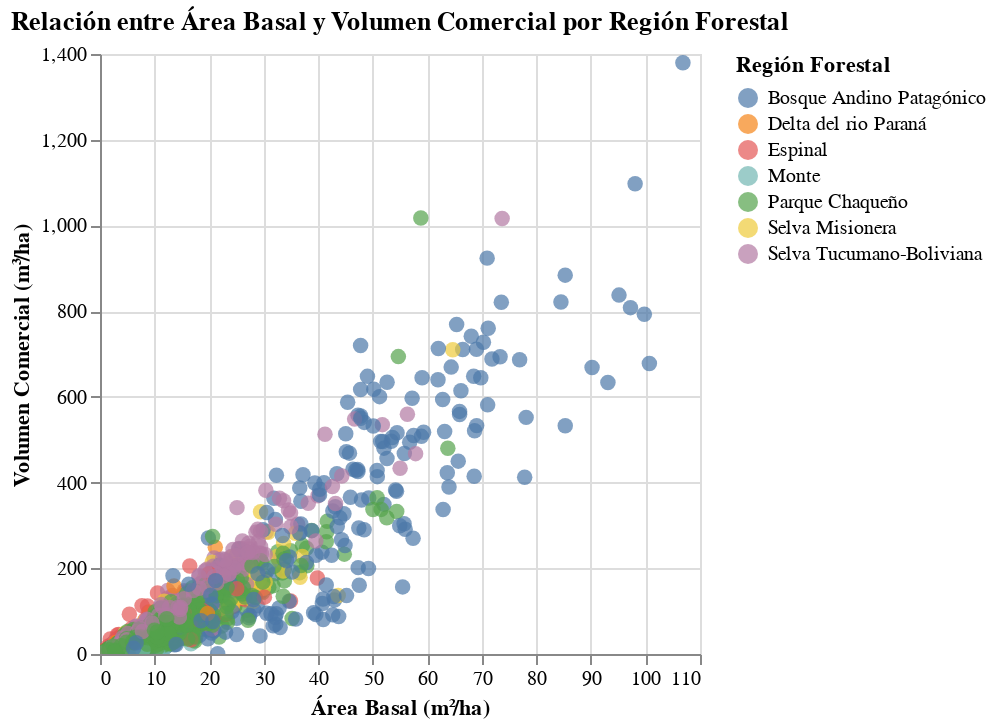

The cell this chart's notebook holds for it:
### Markdown cell above
### ==========================================================================
### Segmento especial de ejemplo con formato accesible para usuarios con discapacidad visual:
### =============================================================================

### Code cell
import altair as alt
from IPython.display import Markdown, Audio
from gtts import gTTS

# ejemplo, uso las columnas 'REGION_NOMBRE', 'VOL_M3_HA', 'AREA_BASAL_UM_HA', 'CANTIDAD_IND_VIVOS_HA'
df = df_general_c[['REGION_NOMBRE', 'VOL_M3_HA', 'AREA_BASAL_UM_HA', 'CANTIDAD_IND_VIVOS_HA']].dropna()

# Creamos gráfico accesible con Altair
chart = alt.Chart(df).mark_circle(size=60).encode(
    x=alt.X('AREA_BASAL_UM_HA', title='Área Basal (m²/ha)'),
    y=alt.Y('VOL_M3_HA', title='Volumen Comercial (m³/ha)'),
    color=alt.Color('REGION_NOMBRE', title='Región Forestal'),
    tooltip=['REGION_NOMBRE', 'VOL_M3_HA', 'AREA_BASAL_UM_HA', 'CANTIDAD_IND_VIVOS_HA']
).properties(
    title='Relación entre Área Basal y Volumen Comercial por Región Forestal',
    description='Cada punto representa una unidad de muestreo forestal. El eje X muestra el área basal, y el eje Y el volumen comercial. Los colores indican distintas regiones forestales.'
).interactive()

chart.display()

# Resumen narrativo textual
media_vol = df['VOL_M3_HA'].mean()
media_area = df['AREA_BASAL_UM_HA'].mean()
media_individuos = df['CANTIDAD_IND_VIVOS_HA'].mean()

resumen = f"""
### Resumen accesible de datos forestales:

- El **volumen comercial promedio** por hectárea es de **{media_vol:.2f} m³/ha**.
- El **área basal promedio** por hectárea es de **{media_area:.2f} m²/ha**.
- La **cantidad promedio de individuos vivos** es de **{media_individuos:.0f} por hectárea**.
"""

display(Markdown(resumen))

# Generamos audio con gTTS (aqui también se puede describir el gráfico de ser necesario):
texto_audio = f"""El volumen comercial general promedio por hectárea es de {media_vol:.2f} metros cúbicos.
El área basal general promedio es de {media_area:.2f} metros cuadrados por hectárea.
La cantidad de individuos vivos general promedio es de {media_individuos:.0f} por hectárea.
El gráfico muestra la relación entre el área basal y el volumen comercial separadas por regiónforestal.
Se puede obvservar una correlación lineal positiva entre estas dos variables, lo que indica que a mayor área basal, mayor volumen comercial de madera por hectárea.
También se destaca que la región forestal con mayor área basal media corresponde al Bosque Andino Patagónico, con un área basal promedio de 
{df[df['REGION_NOMBRE'] == 'Bosque Andino Patagónico']['AREA_BASAL_UM_HA'].mean():.2f} metros cuadrados por hectárea."""

tts = gTTS(text=texto_audio, lang='es')
tts.save("audio_resumen.mp3")
Audio("audio_resumen.mp3")

### Figure 1 — Vega-Lite specification as saved in the notebook (floating-point values rounded to 4 significant figures; data arrays with more than 128 entries replaced by an {"elided": "..."} marker saying what was removed)
{"config": {"view": {"continuousWidth": 300, "continuousHeight": 300}}, "data": {"name": "data-cc87f7ac44396bdcaca5a7fd54710ddf"}, "mark": {"type": "circle", "size": 60}, "description": "Cada punto representa una unidad de muestreo forestal. El eje X muestra el área basal, y el eje Y el volumen comercial. Los colores indican distintas regiones forestales.", "encoding": {"color": {"field": "REGION_NOMBRE", "title": "Región Forestal", "type": "nominal"}, "tooltip": [{"field": "REGION_NOMBRE", "type": "nominal"}, {"field": "VOL_M3_HA", "type": "quantitative"}, {"field": "AREA_BASAL_UM_HA", "type": "quantitative"}, {"field": "CANTIDAD_IND_VIVOS_HA", "type": "quantitative"}], "x": {"field": "AREA_BASAL_UM_HA", "title": "Área Basal (m²/ha)", "type": "quantitative"}, "y": {"field": "VOL_M3_HA", "title": "Volumen Comercial (m³/ha)", "type": "quantitative"}}, "params": [{"name": "param_2", "select": {"type": "interval", "encodings": ["x", "y"]}, "bind": "scales"}], "title": "Relación entre Área Basal y Volumen Comercial por Región Forestal", "$schema": "https://vega.github.io/schema/vega-lite/v5.20.1.json", "datasets": {"data-cc87f7ac44396bdcaca5a7fd54710ddf": {"elided": "3795 records"}}}
